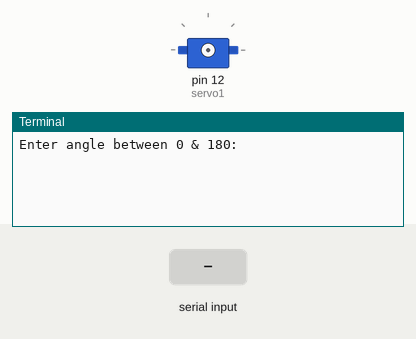
This program was run on a simulated Raspberry Pi (header pin numbers). On the bench: servo, the last lines printed to the terminal. The test bench sets the inputs (shaded band). Servo angles are drawn from the pulse width (0.5 ms = 0°, 2.5 ms = 180°).

Above: at 1.2 s.
1.3 s: "5" typed at the terminal, then Enter
At 1.7 s:
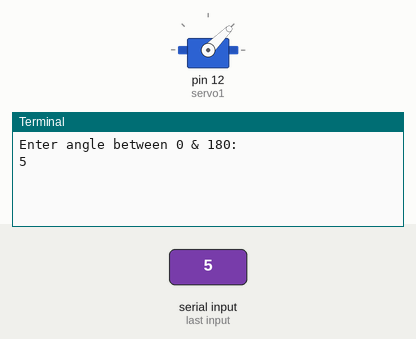
2.8 s: "90" typed at the terminal, then Enter
At 3.6 s:
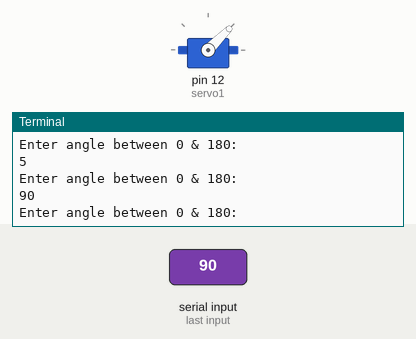

Measured:
- after the input at 1.3 s, the terminal: prints a new line at once (image 1)
- after the input at 2.8 s, the terminal: prints a new line at once (image 2)

The program:

go_to_angle.py
```python
# Import libraries
import RPi.GPIO as GPIO
import time

# Set GPIO numbering mode
GPIO.setmode(GPIO.BOARD)

# Set pin 11 as an output, and define as servo1 as PWM pin
GPIO.setup(12,GPIO.OUT)
servo1 = GPIO.PWM(12,50) # pin 11 for servo1, pulse 50Hz

# Start PWM running, with value of 0 (pulse off)
servo1.start(0)

# Loop to allow user to set servo angle. Try/finally allows exit
# with execution of servo.stop and GPIO cleanup :)

try:
    while True:
        #Ask user for angle and turn servo to it
        angle = float(input('Enter angle between 0 & 180: '))
        servo1.ChangeDutyCycle(angle)
        time.sleep(0.5)
        servo1.ChangeDutyCycle(0)

finally:
    #Clean things up at the end
    servo1.stop()
    GPIO.cleanup()
    print("Goodbye!")
```
